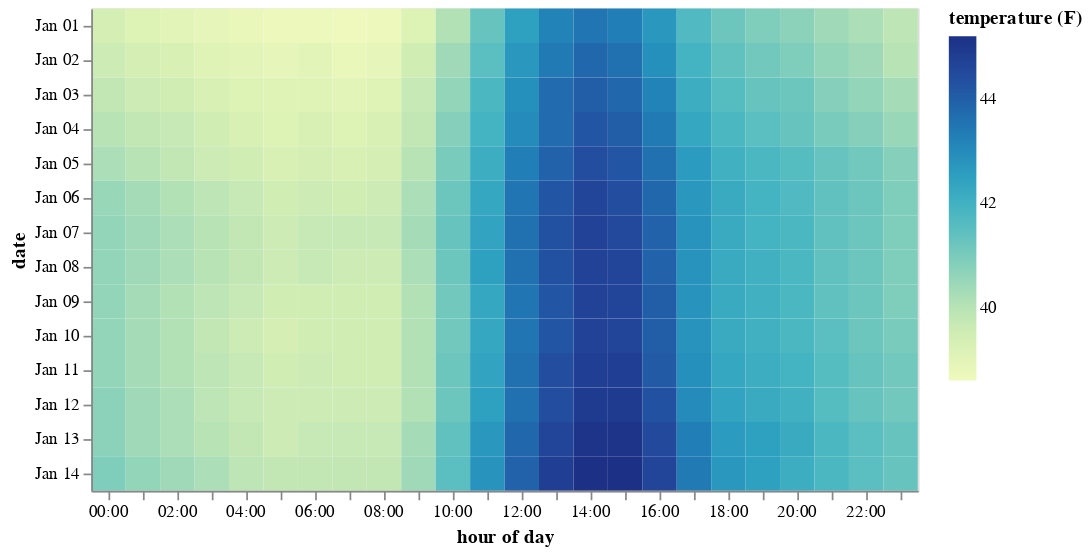

The notebook cell this image was saved under:
### Code cell
temps['date_utc'] = temps['date'].dt.tz_localize('UTC')

alt.Chart(temps).mark_rect().encode(
    alt.X('utchoursminutes(date_utc):O', title='hour of day'),
    alt.Y('utcmonthdate(date_utc):O', title='date'),
    alt.Color('temp:Q', title='temperature (F)')
)

### Figure 1 — Vega-Lite specification as saved in the notebook (floating-point values rounded to 4 significant figures; data arrays with more than 128 entries replaced by an {"elided": "..."} marker saying what was removed)
{"config": {"view": {"continuousWidth": 400, "continuousHeight": 300}}, "data": {"name": "data-ec5a84a92371acb291570310e707f2e9"}, "mark": "rect", "encoding": {"color": {"type": "quantitative", "field": "temp", "title": "temperature (F)"}, "x": {"type": "ordinal", "field": "date_utc", "timeUnit": "utchoursminutes", "title": "hour of day"}, "y": {"type": "ordinal", "field": "date_utc", "timeUnit": "utcmonthdate", "title": "date"}}, "$schema": "https://vega.github.io/schema/vega-lite/v4.8.1.json", "datasets": {"data-ec5a84a92371acb291570310e707f2e9": {"elided": "336 records"}}}
